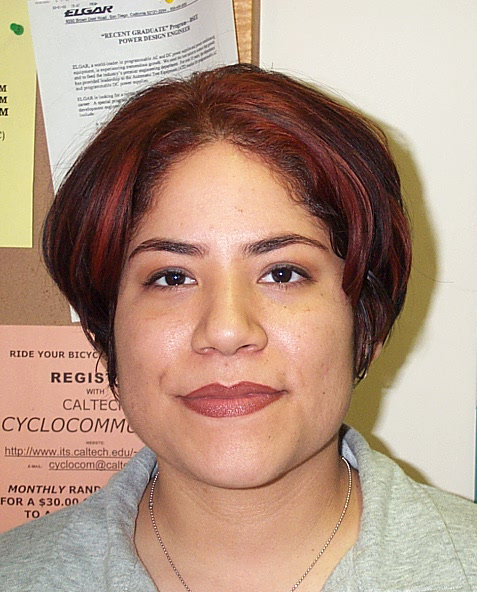
%> input picture data/DB0/db0_1.jpg, 477 x 592 px
$ octave --eval "result = getFaceMask(imread('data/DB0/db0_1.jpg'));"   (GNU Octave 9; MATLAB toolbox functions it lacks are replaced by stand-ins)
%> lines starting %> are read from the running program, lines starting %| are printed output that depends on the picture; in (x1, y1, x2, y2) boxes, pixels count from 0 and x2, y2 are one past the last pixel; in counts of white or black regions, pixels touching at a corner belong together; the program's own positions count from 1
### grayworldcorrection.m
function [gwIM] = grayworldcorrection(rgb)
% Calculate lighting corrected image (gray world assumption)
alpha = mean(rgb(:,:,2), 'all') / mean(rgb(:,:,1), 'all');
%> alpha = 0.838
beta = mean(rgb(:,:,2), 'all') / mean(rgb(:,:,3), 'all');
%> beta = 1.14

gwIM(:,:,1) = alpha .* rgb(:,:,1);
gwIM(:,:,2) = rgb(:,:,2);
gwIM(:,:,3) = beta .* rgb(:,:,3);
%> gwIM: size 592x477x3 uint8
%> in getFaceMask, `YCbCr = rgb2ycbcr(gwIM);`: YCbCr: size 592x477x3 uint8; mean of channels 1, 2, 3 145.9, 127.9, 128
end

### nlYCbCr.m
function [NLYCbCr] = nlYCbCr(YCbCr)
Y = YCbCr(:,:,1);
Cb = YCbCr(:,:,2);
Cr = YCbCr(:,:,3);

% Constants attained from Face Detection in Color Images
Kl = 125;
Kh = 188;

% Matrixes representing low/high
Yl = uint8(Y < Kl);
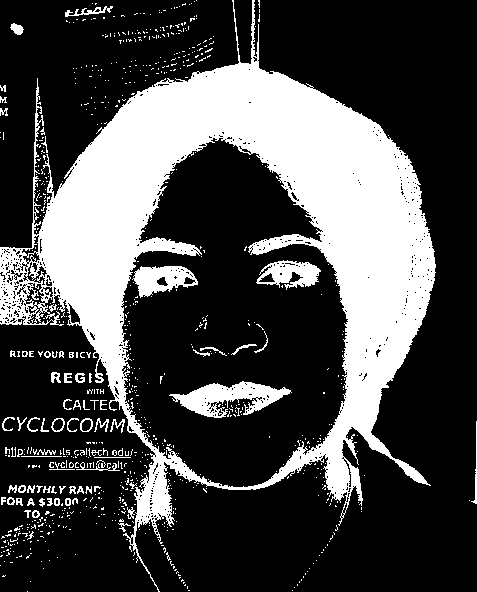
%> Yl: size 592x477 uint8; values 0 (black) and 1 (white), 28.7% white; 795 white regions (719 under 20 px), largest, box (x1, y1, x2, y2) and area: (0, 0, 436, 592) 71386, (169, 381, 292, 418) 2160, (132, 266, 198, 298) 1231
Yh = uint8(Y > Kh);
%> Yh: size 592x477 uint8; values 0 (black) and 1 (white), 25.7% white; 1004 white regions (951 under 20 px), largest, box (x1, y1, x2, y2) and area: (260, 0, 477, 499) 43973, (0, 0, 213, 247) 18922, (193, 166, 264, 271) 3316
Yi = uint8(Y >= Kl) .* uint8(Y <= Kh);
%> Yi: size 592x477 uint8; values 0 (black) and 1 (white), 45.6% white; 920 white regions (852 under 20 px), largest, box (x1, y1, x2, y2) and area: (0, 72, 477, 592) 67439, (121, 138, 348, 487) 47025, (52, 0, 234, 198) 4405

[CbCenter, CrCenter] = Ci_centers(Y);
[CbCluster, CrCluster] = Ci_clusters(Y);
[CbXformed, CrXformed] = Ci_transformed(Cb, Cr, CbCluster, CrCluster, CbCenter, CrCenter);

% combine the results of the different threshold images
NLYCbCr = Y;
NLYCbCr(:, :, 2) = CbXformed.* uint8((Yl+Yh) >= 1) + Cb .* Yi;
NLYCbCr(:, :, 3) = CrXformed.* uint8((Yl+Yh) >= 1) + Cr .* Yi;
end

### Ci_centers.m
function [Cb_center, Cr_center] = Ci_centers(Y)
Kl = 125;
Kh = 188;
yMin = 16;
yMax = 235;

CbCenterLow = 108 + (Kl - Y) * 10 / (Kl - yMin);
CbCenterHigh = 108 + (Y - Kh) * 10 / (yMax - Kh);

CrCenterLow = 154 - (Kl - Y) * 10 / (Kl - yMin);
CrCenterHigh = 154 + (Y - Kh) * 22 / (yMax - Kh);

Cb_center = CbCenterLow .* uint8(Y < Kl) + CbCenterHigh .* uint8(Kh < Y);
Cr_center = CrCenterLow .* uint8(Y < Kl) + CrCenterHigh .* uint8(Kh < Y);

% [10 lines of commented-out code are left out]


end

### Ci_clusters.m
function [Cb_cluster, Cr_cluster] = Ci_clusters(Y)
Kl = 125;
Kh = 188;
WCb = 46.97;
WHCb = 14;
WLCb = 23;
WCr = 38.76;
WHCr = 10;
WLCr = 20;
yMin = 16;
yMax = 235;

Kl = 125;
Kh = 188;
yMin = 16;
yMax = 235;

CbClusterLow = WLCb + ((Y - yMin)*(WCb - WLCb)) / (Kl - yMin);
CbClusterHigh = WHCb + ((yMax - Y)*(WCb - WHCb)) / (yMax - Kh);
%> CbClusterHigh: size 592x477 uint8; every value is 19

CrClusterLow = WLCr + ((Y - yMin)*(WCr - WLCr)) / (Kl - yMin);
CrClusterHigh = WHCr + ((yMax - Y)*(WCr - WHCr)) / (yMax - Kh);
%> CrClusterHigh: size 592x477 uint8; every value is 15

Cb_cluster = CbClusterLow .* uint8(Y < Kl) + CbClusterHigh .* uint8(Kh < Y);
Cr_cluster = CrClusterLow .* uint8(Y < Kl) + CrClusterHigh .* uint8(Kh < Y);

end

### Ci_transformed.m
function [Cb_xform, Cr_xform] = Ci_transformed(Cb, Cr, CbCluster, CrCluster, CbCenter, CrCenter)
%Ci_transformed makes the final transform to luma-independant YCbCr colors
%   Detailed explanation goes here
Wcb = 46.97;
Wcr = 38.76;
Kb = 184;
Kr = 168;

Cb_xform = (Cb - CbCenter).*(Wcb ./ CbCluster) + Kb;
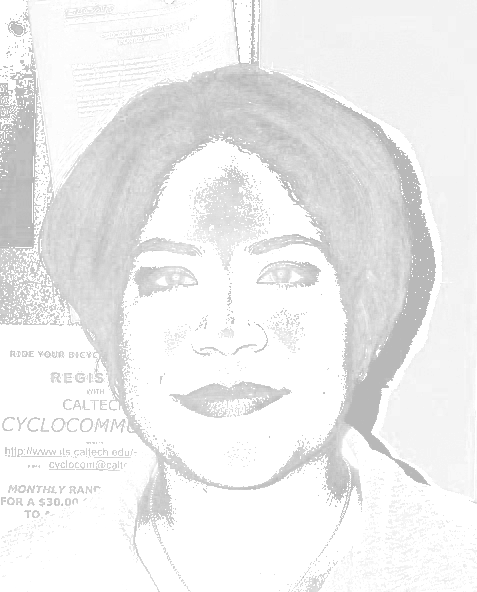
%> Cb_xform: size 592x477 uint8; min 184, max 255, mean 237.7
Cr_xform = (Cr - CrCenter).*(Wcr ./ CrCluster) + Kr;
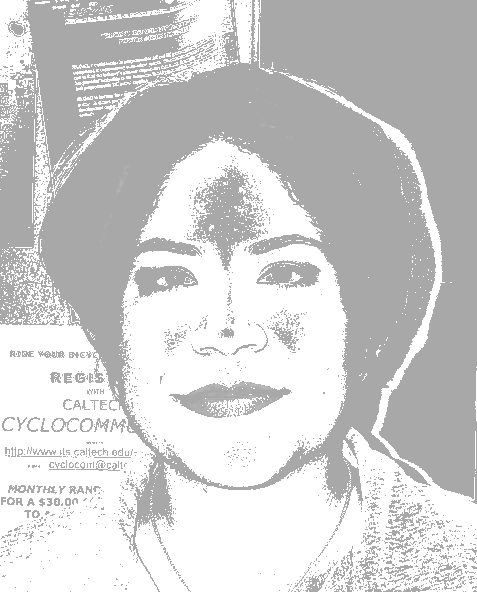
%> Cr_xform: size 592x477 uint8; min 168, max 255, mean 207.7
end

### getFaceMask.m
function [largest] = getFaceMask(IM)
gwIM = grayworldcorrection(IM);
YCbCr = rgb2ycbcr(gwIM);
nl_YCbCr = nlYCbCr(YCbCr);
%> in nlYCbCr, `NLYCbCr(:, :, 3) = CrXformed.* uint8((Yl+Yh) >= 1) + Cr .* Yi;`: NLYCbCr: size 592x477x3 uint8; mean of channels 1, 2, 3 145.9, 178.7, 151

% Construct ellipse
theta = 2.53;
cx = 109.38;
cy = 152.02;
ecx = 1.6;
ecy = 2.41;

a2 = 25.39 * 25.39;
b2 = 14.03 * 14.03;

imgCb(:,:) = double(nl_YCbCr(:,:,2)) - cx;
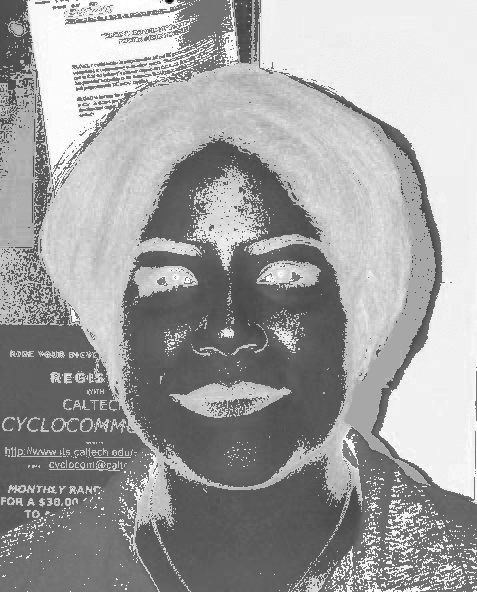
%> imgCb: size 592x477 double; min -62.38, max 145.6, mean 69.3; drawn with min black and max white
imgCr(:,:) = double(nl_YCbCr(:,:,3)) - cy;
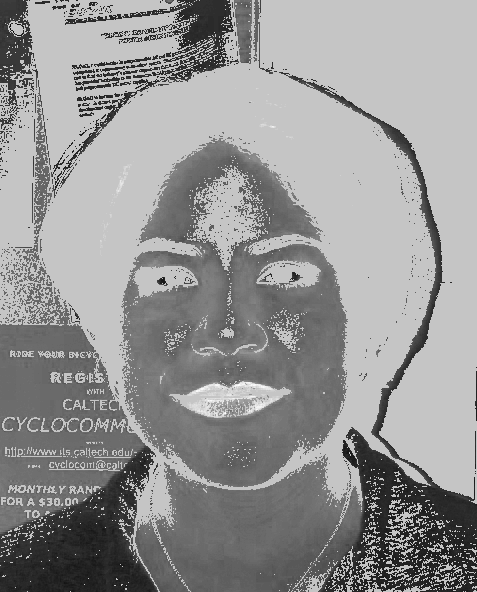
%> imgCr: size 592x477 double; min -53.02, max 35.98, mean -1.1; drawn with min black and max white

posX = imgCb * cos(theta) + imgCr * sin(theta);
posY = imgCb * -sin(theta) + imgCr * cos(theta);
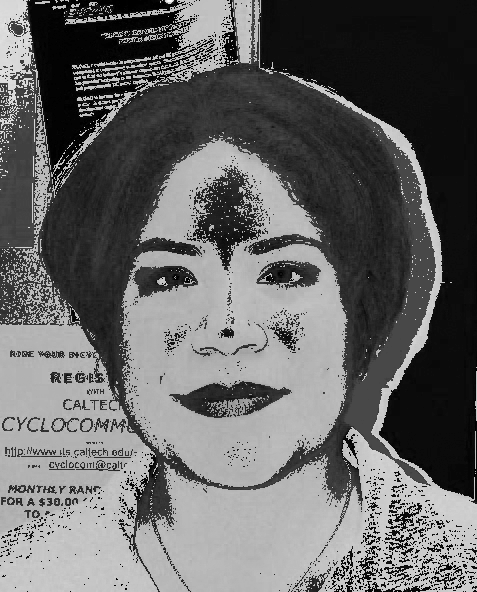
%> posY: size 592x477 double; min -96.69, max 46.48, mean -38.9; drawn with min black and max white

% Check which skin samples are inside ellipse
threshold = 2.0;
faceMask = ( ((posX - ecx).^2 ./ a2 + (posY - ecy).^2 ./ b2) <= threshold);
%> faceMask: size 592x477 logical; 32.4% white; 710 white regions (683 under 20 px), largest, box (x1, y1, x2, y2) and area: (121, 138, 348, 487) 46896, (135, 454, 364, 592) 20838, (0, 283, 146, 534) 18730

% morphological operations
diskSize = 20;
kernel = strel('disk', diskSize);
faceMask = imclose(faceMask, kernel);
%> faceMask: size 592x477 logical; 45% white; 19 white regions (14 under 20 px), largest, box (x1, y1, x2, y2) and area: (0, 76, 438, 592) 125196, (232, 0, 275, 77) 1772, (404, 462, 432, 486) 158, (96, 125, 107, 137) 31, (202, 73, 212, 77) 20

diskSize = 4;
kernel = strel('disk', diskSize);
faceMask = imopen(faceMask, kernel);
%> faceMask: size 592x477 logical; 44.9% white; 3 white regions, box (x1, y1, x2, y2) and area: (0, 85, 437, 592) 124833, (232, 0, 267, 76) 1748, (411, 468, 423, 480) 101

diskSize = 25;
kernel = strel('disk', diskSize);
faceMask = imclose(faceMask, kernel);
%> faceMask: size 592x477 logical; 45.9% white; 3 white regions, box (x1, y1, x2, y2) and area: (0, 85, 437, 592) 127740, (232, 0, 267, 76) 1757, (411, 468, 423, 480) 101

% fill in blanks of the objects
faceMask = imfill(faceMask,'holes');

% We assume that the largest area left is the face
largest = bwareafilt(faceMask,1);
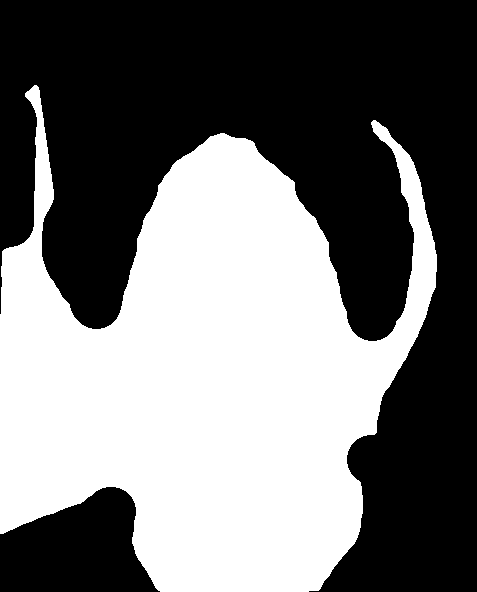
%> largest: size 592x477 logical; 45.2% white; 1 white region, box (x1, y1, x2, y2) and area: (0, 85, 437, 592) 127740
end

$ run again, on data/DB0/db0_2.jpg
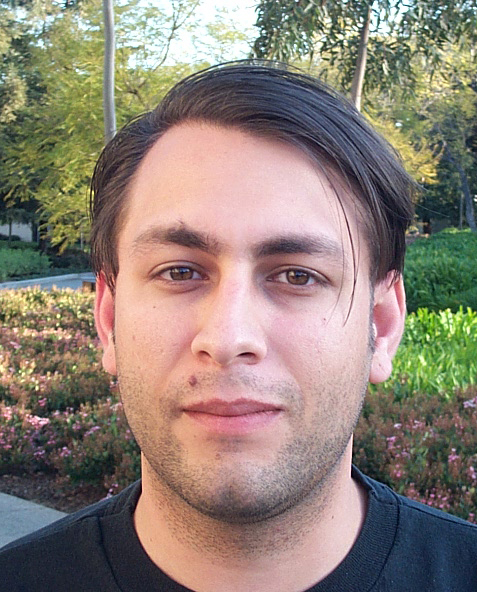
%> input picture data/DB0/db0_2.jpg, 477 x 592 px
%> alpha = 0.91
%> beta = 1.09
%> YCbCr: size 592x477x3 uint8; mean of channels 1, 2, 3 127.2, 127.8, 128
%> in nlYCbCr, `Yl = uint8(Y < Kl);`:
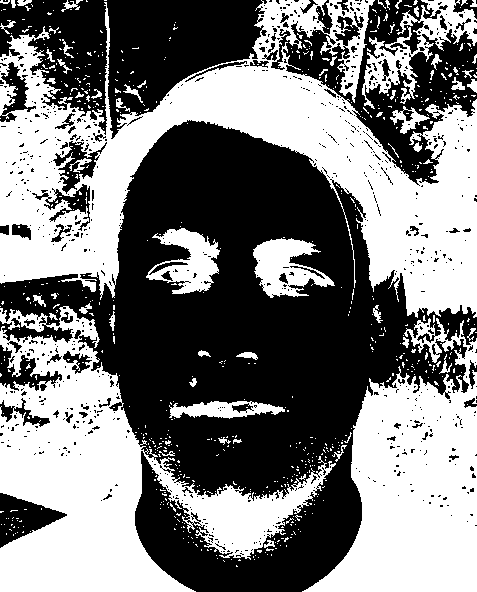
%> Yl: size 592x477 uint8; values 0 (black) and 1 (white), 48.5% white; 703 white regions (641 under 20 px), largest, box (x1, y1, x2, y2) and area: (0, 0, 477, 318) 57791, (0, 306, 336, 592) 37262, (302, 318, 477, 592) 26808
%> Yh: size 592x477 uint8; values 0 (black) and 1 (white), 14.4% white; 881 white regions (809 under 20 px), largest, box (x1, y1, x2, y2) and area: (139, 145, 342, 247) 11298, (192, 197, 370, 382) 9065, (110, 0, 261, 100) 7831
%> Yi: size 592x477 uint8; values 0 (black) and 1 (white), 37.1% white; 1385 white regions (1301 under 20 px), largest, box (x1, y1, x2, y2) and area: (0, 120, 477, 592) 70046, (0, 0, 192, 139) 10709, (271, 5, 477, 186) 9175
%> CbClusterHigh: size 592x477 uint8; values 18 (black) and 19 (white), 99.7% white; black in thin lines or dots, all inside (x1, y1, x2, y2) = (35, 0, 425, 109)
%> CrClusterHigh: size 592x477 uint8; values 14 (black) and 15 (white), 99.2% white; black in thin lines or dots, all inside (x1, y1, x2, y2) = (10, 0, 473, 110)
%> NLYCbCr: size 592x477x3 uint8; mean of channels 1, 2, 3 127.2, 187.4, 155
%> in getFaceMask, `largest = bwareafilt(faceMask,1);`:
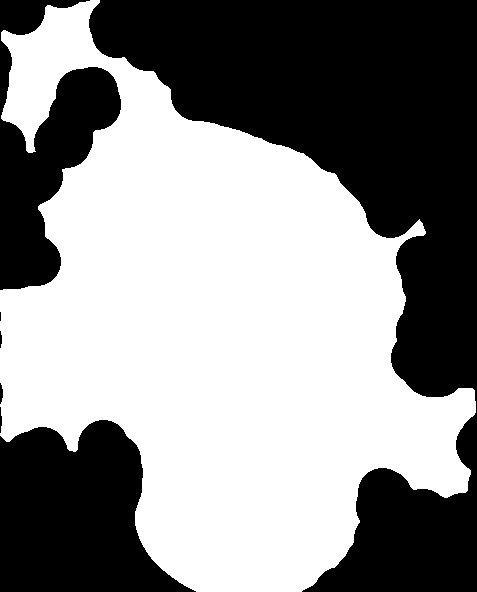
%> largest: size 592x477 logical; 55.3% white; 7 black regions (1 under 20 px), largest, box (x1, y1, x2, y2) and area: (89, 0, 477, 592) 87131, (0, 420, 196, 592) 23369, (0, 0, 121, 290) 15669, (0, 383, 3, 404) 47, (0, 407, 2, 433) 36, (0, 331, 2, 348) 26

$ run again, on data/DB0/db0_3.jpg
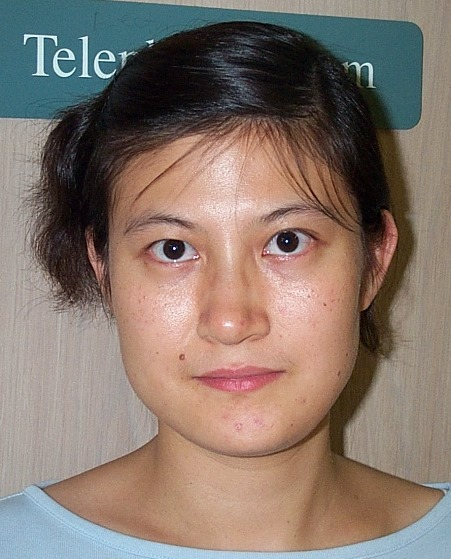
%> input picture data/DB0/db0_3.jpg, 451 x 559 px
%> alpha = 0.881
%> beta = 1.09
%> YCbCr: size 559x451x3 uint8; mean of channels 1, 2, 3 117.8, 128, 128
%> in nlYCbCr, `Yl = uint8(Y < Kl);`:
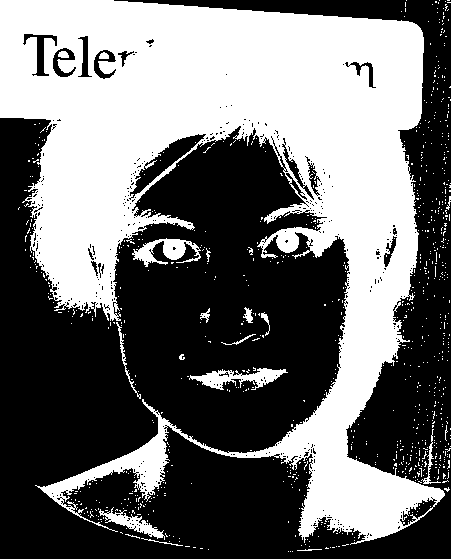
%> Yl: size 559x451 uint8; values 0 (black) and 1 (white), 43.4% white; 857 white regions (839 under 20 px), largest, box (x1, y1, x2, y2) and area: (0, 0, 445, 545) 104212, (189, 368, 288, 390) 968, (132, 238, 201, 267) 899
%> Yh: size 559x451 uint8; values 0 (black) and 1 (white), 1.4% white in thin lines or dots, all inside (x1, y1, x2, y2) = (17, 35, 373, 559)
%> Yi: size 559x451 uint8; values 0 (black) and 1 (white), 55.2% white; 1238 black regions (1214 under 20 px), largest, box (x1, y1, x2, y2) and area: (0, 0, 445, 545) 105289, (189, 368, 288, 390) 968, (132, 238, 201, 267) 922
%> CbClusterHigh: size 559x451 uint8; every value is 19
%> CrClusterHigh: size 559x451 uint8; every value is 15
%> NLYCbCr: size 559x451x3 uint8; mean of channels 1, 2, 3 117.8, 169.5, 146.6
%> in getFaceMask, `faceMask = imfill(faceMask,'holes');`:
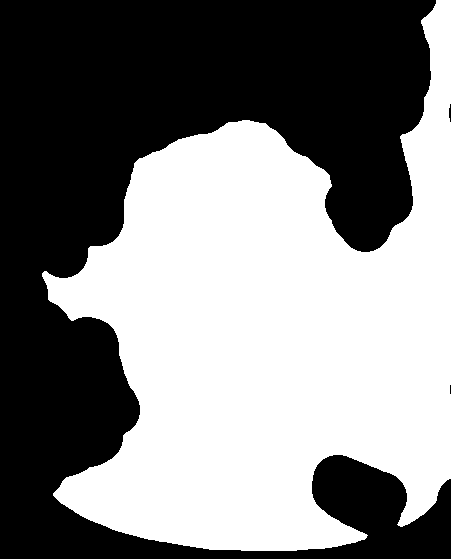
%> faceMask: size 559x451 logical; 50.7% white; 3 black regions (1 under 20 px), largest, box (x1, y1, x2, y2) and area: (0, 0, 451, 559) 124268, (449, 104, 451, 122) 28

$ run again, on data/DB0/db0_4.jpg
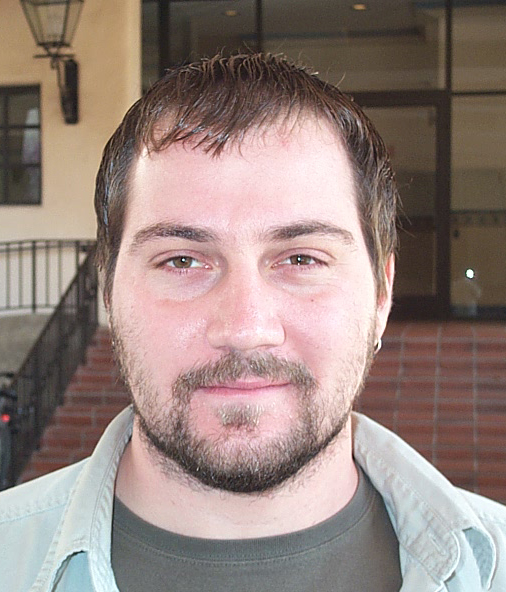
%> input picture data/DB0/db0_4.jpg, 506 x 592 px
%> alpha = 0.881
%> beta = 1.05
%> YCbCr: size 592x506x3 uint8; mean of channels 1, 2, 3 129.4, 128, 128
%> Yl: size 592x506 uint8; values 0 (black) and 1 (white), 51.5% white; 358 black regions (337 under 20 px), largest, box (x1, y1, x2, y2) and area: (0, 103, 506, 592) 118975, (0, 0, 141, 250) 19409, (0, 246, 76, 319) 4224
%> Yh: size 592x506 uint8; values 0 (black) and 1 (white), 19.9% white; 553 white regions (525 under 20 px), largest, box (x1, y1, x2, y2) and area: (113, 120, 394, 417) 33015, (0, 419, 119, 592) 8956, (353, 412, 506, 592) 7010
%> Yi: size 592x506 uint8; values 0 (black) and 1 (white), 28.5% white; 899 white regions (849 under 20 px), largest, box (x1, y1, x2, y2) and area: (98, 103, 460, 592) 39903, (0, 0, 141, 250) 19403, (79, 404, 363, 540) 10421
%> CbClusterLow: size 592x506 uint8; values 24 (black) and 25 (white), 100% white; black in thin lines or dots, all inside (x1, y1, x2, y2) = (181, 61, 354, 458)
%> CbClusterHigh: size 592x506 uint8; every value is 19
%> CrClusterHigh: size 592x506 uint8; every value is 15
%> NLYCbCr: size 592x506x3 uint8; mean of channels 1, 2, 3 129.4, 193.7, 156.8
%> in getFaceMask, `faceMask = imfill(faceMask,'holes');`:
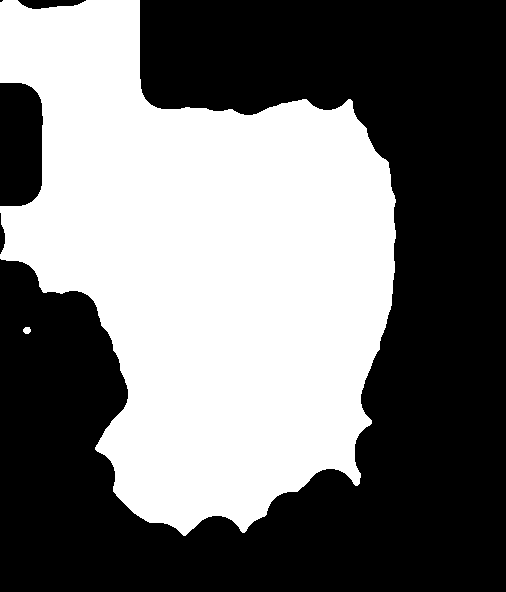
%> faceMask: size 592x506 logical; 45.1% white; 2 white regions, box (x1, y1, x2, y2) and area: (0, 0, 396, 536) 135163, (23, 327, 31, 334) 45
%> largest: size 592x506 logical; 45.1% white; 1 white region, box (x1, y1, x2, y2) and area: (0, 0, 396, 536) 135163
